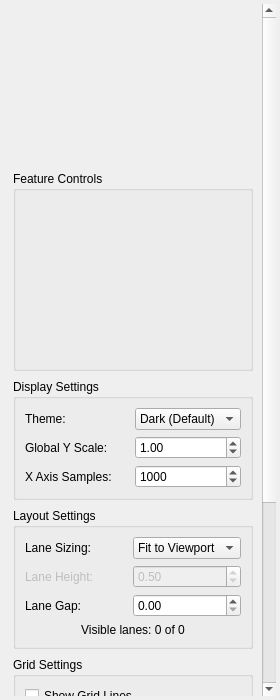
<?xml version="1.0" encoding="UTF-8"?>
<ui version="4.0">
 <class>DataViewerPropertiesWidget</class>
 <widget class="QWidget" name="DataViewerPropertiesWidget">
  <property name="geometry">
   <rect>
    <x>0</x>
    <y>0</y>
    <width>280</width>
    <height>700</height>
   </rect>
  </property>
  <property name="minimumSize">
   <size>
    <width>200</width>
    <height>200</height>
   </size>
  </property>
  <property name="windowTitle">
   <string>Data Viewer Properties</string>
  </property>
  <layout class="QVBoxLayout" name="mainLayout">
   <property name="spacing">
    <number>4</number>
   </property>
   <property name="leftMargin">
    <number>4</number>
   </property>
   <property name="topMargin">
    <number>4</number>
   </property>
   <property name="rightMargin">
    <number>4</number>
   </property>
   <property name="bottomMargin">
    <number>4</number>
   </property>
   <item>
    <widget class="QScrollArea" name="scrollArea">
     <property name="frameShape">
      <enum>QFrame::Shape::NoFrame</enum>
     </property>
     <property name="widgetResizable">
      <bool>true</bool>
     </property>
     <widget class="QWidget" name="scrollAreaWidgetContents">
      <property name="geometry">
       <rect>
        <x>0</x>
        <y>0</y>
        <width>268</width>
        <height>688</height>
       </rect>
      </property>
      <layout class="QVBoxLayout" name="contentLayout">
       <property name="spacing">
        <number>8</number>
       </property>
       <item>
        <widget class="Feature_Tree_Widget" name="feature_tree_widget" native="true">
         <property name="sizePolicy">
          <sizepolicy hsizetype="Preferred" vsizetype="Preferred">
           <horstretch>0</horstretch>
           <verstretch>0</verstretch>
          </sizepolicy>
         </property>
         <property name="minimumSize">
          <size>
           <width>100</width>
           <height>150</height>
          </size>
         </property>
        </widget>
       </item>
       <item>
        <widget class="QGroupBox" name="feature_groupbox">
         <property name="sizePolicy">
          <sizepolicy hsizetype="Preferred" vsizetype="Preferred">
           <horstretch>0</horstretch>
           <verstretch>0</verstretch>
          </sizepolicy>
         </property>
         <property name="minimumSize">
          <size>
           <width>100</width>
           <height>200</height>
          </size>
         </property>
         <property name="title">
          <string>Feature Controls</string>
         </property>
         <layout class="QVBoxLayout" name="feature_controls_layout">
          <item>
           <widget class="QStackedWidget" name="stackedWidget">
            <property name="sizePolicy">
             <sizepolicy hsizetype="Preferred" vsizetype="MinimumExpanding">
              <horstretch>0</horstretch>
              <verstretch>0</verstretch>
             </sizepolicy>
            </property>
            <widget class="QWidget" name="page"/>
           </widget>
          </item>
         </layout>
        </widget>
       </item>
       <item>
        <widget class="QGroupBox" name="display_settings_group">
         <property name="title">
          <string>Display Settings</string>
         </property>
         <layout class="QGridLayout" name="display_settings_layout">
          <item row="0" column="0">
           <widget class="QLabel" name="theme_label">
            <property name="text">
             <string>Theme:</string>
            </property>
           </widget>
          </item>
          <item row="0" column="1">
           <widget class="QComboBox" name="theme_combo">
            <item>
             <property name="text">
              <string>Dark (Default)</string>
             </property>
            </item>
            <item>
             <property name="text">
              <string>Purple</string>
             </property>
            </item>
            <item>
             <property name="text">
              <string>Light</string>
             </property>
            </item>
           </widget>
          </item>
          <item row="1" column="0">
           <widget class="QLabel" name="global_scale_label">
            <property name="text">
             <string>Global Y Scale:</string>
            </property>
           </widget>
          </item>
          <item row="1" column="1">
           <widget class="QDoubleSpinBox" name="global_y_scale">
            <property name="minimum">
             <double>0.010000000000000</double>
            </property>
            <property name="maximum">
             <double>1000.000000000000000</double>
            </property>
            <property name="singleStep">
             <double>0.100000000000000</double>
            </property>
            <property name="value">
             <double>1.000000000000000</double>
            </property>
           </widget>
          </item>
          <item row="2" column="0">
           <widget class="QLabel" name="x_axis_label">
            <property name="text">
             <string>X Axis Samples:</string>
            </property>
           </widget>
          </item>
          <item row="2" column="1">
           <widget class="QSpinBox" name="x_axis_samples">
            <property name="minimum">
             <number>1</number>
            </property>
            <property name="maximum">
             <number>1000000</number>
            </property>
            <property name="value">
             <number>1000</number>
            </property>
           </widget>
          </item>
         </layout>
        </widget>
       </item>
       <item>
        <widget class="QGroupBox" name="layout_settings_group">
         <property name="title">
          <string>Layout Settings</string>
         </property>
         <layout class="QGridLayout" name="layout_settings_layout">
          <item row="0" column="0">
           <widget class="QLabel" name="lane_sizing_label">
            <property name="text">
             <string>Lane Sizing:</string>
            </property>
           </widget>
          </item>
          <item row="0" column="1">
           <widget class="QComboBox" name="lane_sizing_combo">
            <item>
             <property name="text">
              <string>Fit to Viewport</string>
             </property>
            </item>
            <item>
             <property name="text">
              <string>Fixed Height</string>
             </property>
            </item>
           </widget>
          </item>
          <item row="1" column="0">
           <widget class="QLabel" name="lane_height_label">
            <property name="text">
             <string>Lane Height:</string>
            </property>
            <property name="enabled">
             <bool>false</bool>
            </property>
           </widget>
          </item>
          <item row="1" column="1">
           <widget class="QDoubleSpinBox" name="lane_height_spinbox">
            <property name="enabled">
             <bool>false</bool>
            </property>
            <property name="minimum">
             <double>0.010000000000000</double>
            </property>
            <property name="maximum">
             <double>100.000000000000000</double>
            </property>
            <property name="singleStep">
             <double>0.050000000000000</double>
            </property>
            <property name="value">
             <double>0.500000000000000</double>
            </property>
           </widget>
          </item>
          <item row="2" column="0">
           <widget class="QLabel" name="lane_gap_label">
            <property name="text">
             <string>Lane Gap:</string>
            </property>
           </widget>
          </item>
          <item row="2" column="1">
           <widget class="QDoubleSpinBox" name="lane_gap_spinbox">
            <property name="minimum">
             <double>0.000000000000000</double>
            </property>
            <property name="maximum">
             <double>10.000000000000000</double>
            </property>
            <property name="singleStep">
             <double>0.010000000000000</double>
            </property>
            <property name="value">
             <double>0.000000000000000</double>
            </property>
           </widget>
          </item>
          <item row="3" column="0" colspan="2">
           <widget class="QLabel" name="visible_lanes_label">
            <property name="text">
             <string>Visible lanes: 0 of 0</string>
            </property>
            <property name="alignment">
             <set>Qt::AlignmentFlag::AlignCenter</set>
            </property>
           </widget>
          </item>
         </layout>
        </widget>
       </item>
       <item>
        <widget class="QGroupBox" name="grid_settings_group">
         <property name="title">
          <string>Grid Settings</string>
         </property>
         <layout class="QGridLayout" name="grid_settings_layout">
          <item row="0" column="0" colspan="2">
           <widget class="QCheckBox" name="grid_lines_enabled">
            <property name="text">
             <string>Show Grid Lines</string>
            </property>
           </widget>
          </item>
          <item row="1" column="0">
           <widget class="QLabel" name="grid_spacing_label">
            <property name="text">
             <string>Grid Spacing:</string>
            </property>
           </widget>
          </item>
          <item row="1" column="1">
           <widget class="QSpinBox" name="grid_spacing">
            <property name="minimum">
             <number>10</number>
            </property>
            <property name="maximum">
             <number>10000</number>
            </property>
            <property name="value">
             <number>100</number>
            </property>
           </widget>
          </item>
         </layout>
        </widget>
       </item>
       <item>
        <widget class="QGroupBox" name="actions_group">
         <property name="title">
          <string>Actions</string>
         </property>
         <layout class="QVBoxLayout" name="actions_layout">
          <item>
           <widget class="QPushButton" name="auto_arrange_button">
            <property name="toolTip">
             <string>Automatically calculate optimal vertical spacing for all visible data series to prevent overlap</string>
            </property>
            <property name="text">
             <string>Auto-Arrange All Series</string>
            </property>
           </widget>
          </item>
         </layout>
        </widget>
       </item>
       <item>
        <widget class="QGroupBox" name="export_group">
         <property name="title">
          <string>Export</string>
         </property>
         <layout class="QGridLayout" name="export_layout">
          <item row="0" column="0" colspan="2">
           <widget class="QPushButton" name="export_svg_button">
            <property name="toolTip">
             <string>Export current plot to SVG vector graphics format (1920x1080)</string>
            </property>
            <property name="text">
             <string>Export to SVG</string>
            </property>
           </widget>
          </item>
          <item row="1" column="0" colspan="2">
           <widget class="QCheckBox" name="svg_scalebar_checkbox">
            <property name="toolTip">
             <string>Include a horizontal scalebar in the SVG export (bottom-right corner)</string>
            </property>
            <property name="text">
             <string>Include Scalebar in SVG</string>
            </property>
            <property name="checked">
             <bool>false</bool>
            </property>
           </widget>
          </item>
          <item row="2" column="0">
           <widget class="QLabel" name="scalebar_length_label">
            <property name="text">
             <string>Scalebar Length:</string>
            </property>
            <property name="enabled">
             <bool>false</bool>
            </property>
           </widget>
          </item>
          <item row="2" column="1">
           <widget class="QSpinBox" name="scalebar_length_spinbox">
            <property name="toolTip">
             <string>Length of the scalebar in time units</string>
            </property>
            <property name="enabled">
             <bool>false</bool>
            </property>
            <property name="minimum">
             <number>1</number>
            </property>
            <property name="maximum">
             <number>10000</number>
            </property>
            <property name="value">
             <number>100</number>
            </property>
           </widget>
          </item>
         </layout>
        </widget>
       </item>
       <item>
        <spacer name="verticalSpacer">
         <property name="orientation">
          <enum>Qt::Vertical</enum>
         </property>
         <property name="sizeHint" stdset="0">
          <size>
           <width>20</width>
           <height>40</height>
          </size>
         </property>
        </spacer>
       </item>
      </layout>
     </widget>
    </widget>
   </item>
  </layout>
 </widget>
 <customwidgets>
  <customwidget>
   <class>Feature_Tree_Widget</class>
   <extends>QWidget</extends>
   <header>Feature_Tree_Widget/Feature_Tree_Widget.hpp</header>
   <container>1</container>
  </customwidget>
 </customwidgets>
 <resources/>
 <connections/>
</ui>
